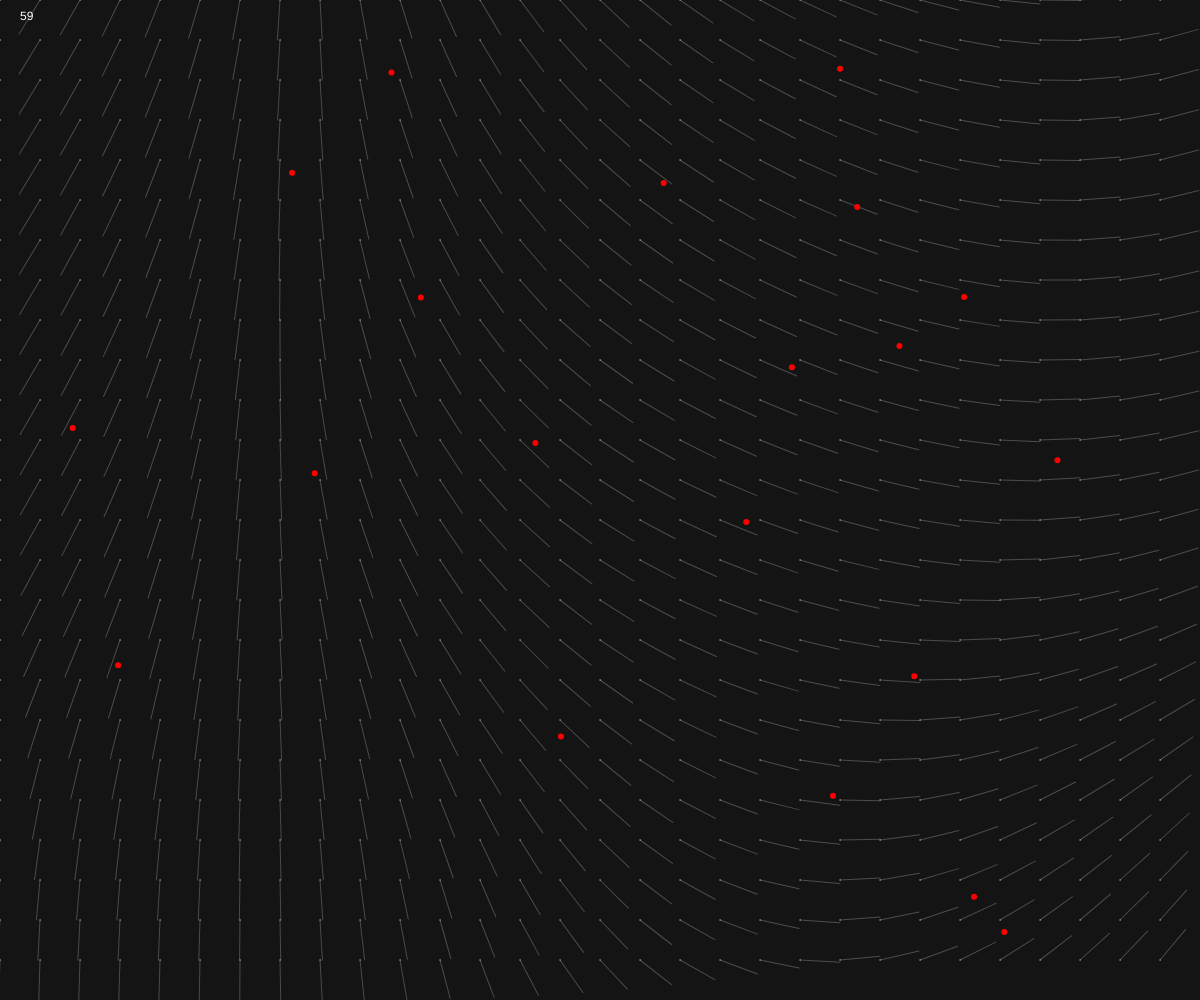
Frame 1 (no input)
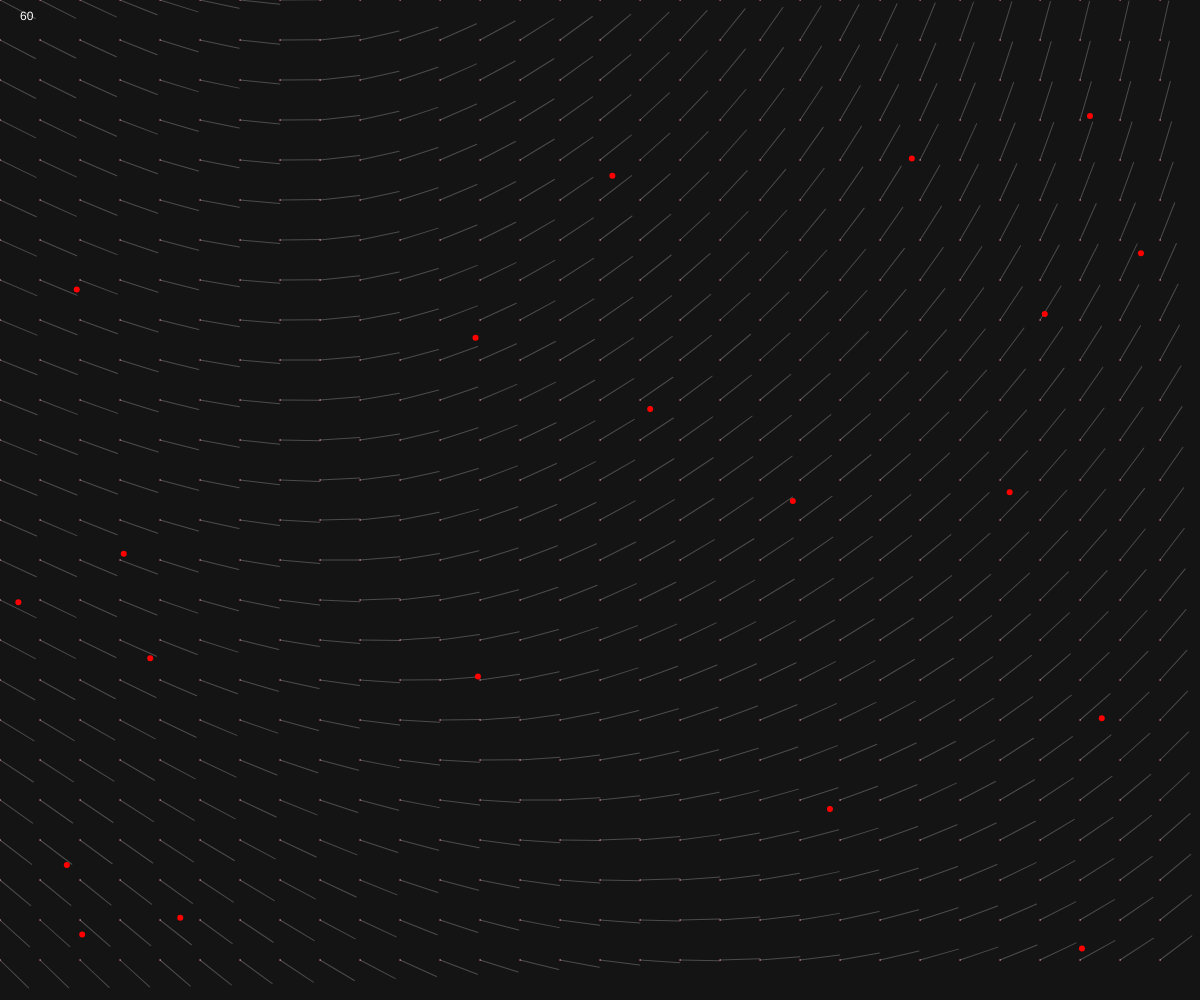
Frame 60 (no input)
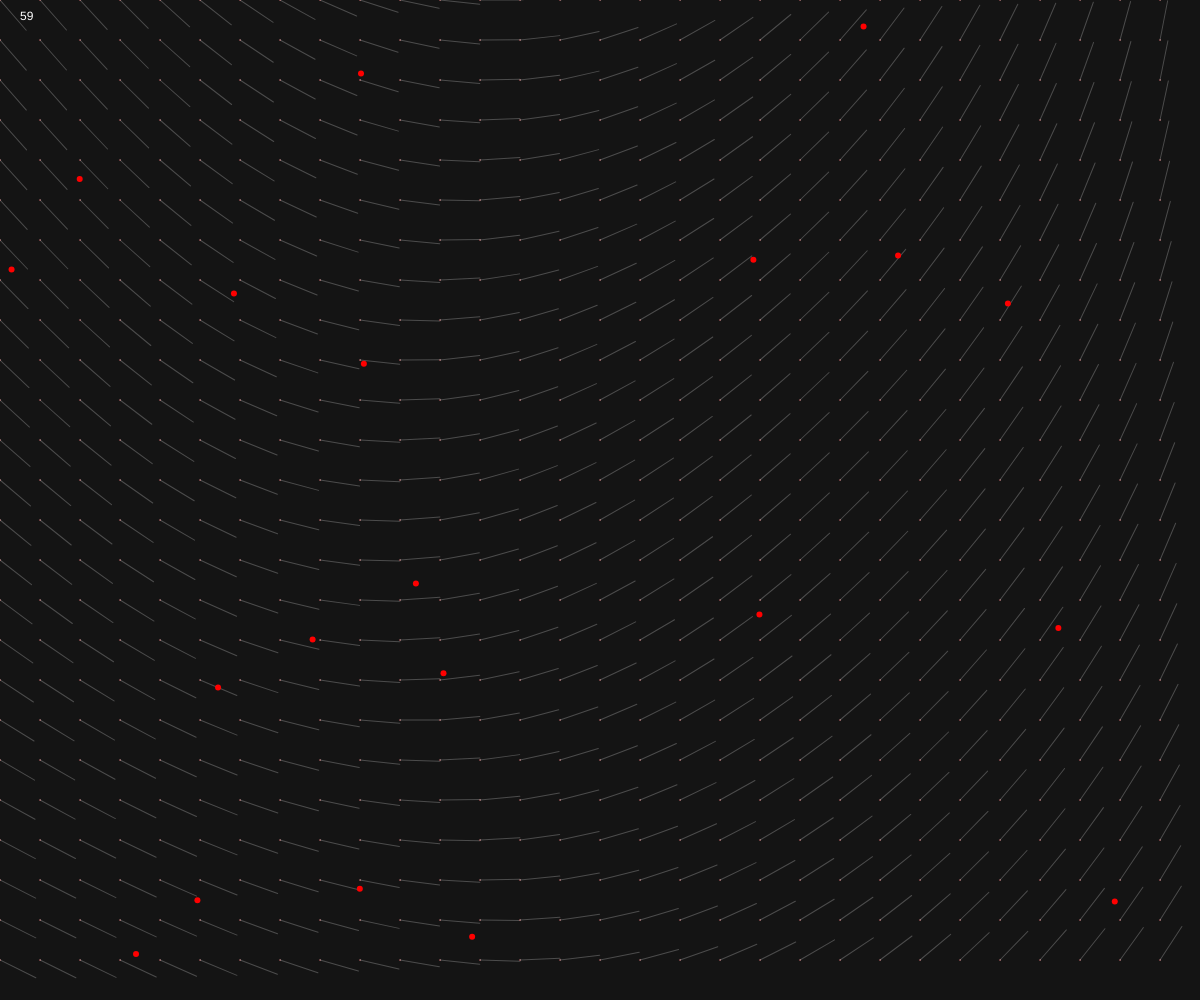
Frame 120 (the mouse pressed at the canvas centre since frame 60)

The p5.js sketch that drew these frames (run headless with seeded random() and noise() and a simulated clock; from frame 60 on, the mouse is pressed at the canvas centre):

// p5.js sketch
// ── sketch.js
let resolution = 40;
let noiseInc = 0.01;
let vehicleCount = 20;
let vehicles = [];
var flow;
var vehicle;
var time = 0;

function setup() {

  for (var i=0; i<vehicleCount; i++) {
    vehicles[i] = new Vehicle(flow);
  }
  
  createCanvas(windowWidth, windowHeight);
}

function draw() {

  background(20);
  noStroke();

  flow = new Flow(resolution);

  for (var x=0; x<flow.vectors.length; x++) {
    for (var y=0; y<flow.vectors[x].length; y++) {
      
      stroke(255, 60);
      push();
      translate(x * resolution, y * resolution);
      rotate(flow.vectors[x][y].heading());
      line(0, 0, resolution, 0);
      pop();

      fill(255, 0, 0);
      ellipse(x * resolution, y * resolution, 1, 1, 20);
    };
  };

  for (var i=0; i<vehicles.length; i++) {
    vehicles[i].update();
    vehicles[i].edge(flow);
    vehicles[i].follow(flow);
    vehicles[i].display();
  }

  time += 0.01;


  fill(255);
  text(Math.floor(frameRate()), 20, 20);
  noFill();
}
// ── flow.js
class Flow {

    constructor(_resolution) {
        
        this.cols = Math.floor(windowWidth / _resolution);
        this.rows = Math.floor(windowHeight / _resolution);
        this.resolution = _resolution;
        
        this.vectors = new Array(this.cols);

        this.xoff = 0;

        for (var x=0; x<this.vectors.length; x++) {
            this.yoff = 0;
            this.vectors[x] = new Array(this.rows);
            for (var y=0; y<this.vectors[x].length; y++) {
                var vectorDirection = noise(this.xoff, this.yoff, time) * 2*(TWO_PI);
                this.vectors[x][y] = p5.Vector.fromAngle(vectorDirection);
                this.vectors[x][y].setMag(5);
                this.yoff += noiseInc;
            };
            this.xoff += noiseInc;
        };
    }

}
// ── vehicle.js
class Vehicle {

    constructor () {
        this.x = random(0, windowWidth);
        this.y = random(0, windowHeight);
        this.pos = createVector(this.x, this.y);
        this.vel = createVector(0,0);
        this.maxSpeed = 10;
        this.radius = 3;
    }

    update() {
        this.vel.limit(this.maxspeed);
        this.pos.add(this.vel);
        this.vel.mult(0);
    }

    follow(flow) {
        var x = Math.floor(this.pos.x / resolution);
        var y = Math.floor(this.pos.y / resolution);
        var force = flow.vectors[x][y];
        this.applyForce(force);
    }

    applyForce(force) {
        this.vel.add(force);
    }

    display() {
        fill(255,0,0);
        noStroke();
        ellipse(this.pos.x, this.pos.y, this.radius*2, this.radius*2);
    }

    edge(flow) {
        var width = (flow.cols * flow.resolution) - flow.resolution;
        var height = (flow.rows * flow.resolution) - flow.resolution;
        if (this.pos.x < 0) this.pos.x = width;
        if (this.pos.y < 0) this.pos.y = height;
        if (this.pos.x > width) this.pos.x = 0;
        if (this.pos.y > height) this.pos.y = 0;
 }



}
